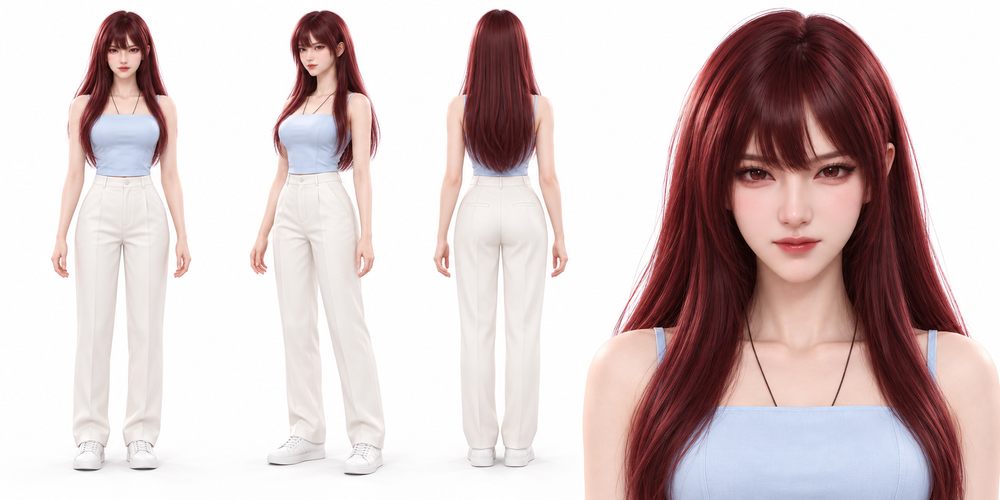
#> input picture 手机游戏/word-quest-game/art/characters/lian/female-turnaround.png, 1000 x 500 px, shrunk from 1774 x 887 before the run
$ python c13_evidence_gate.py ../../../word-quest-game/art/characters/lian
#> lines starting #> are read from the running program, lines starting #| are printed output that depends on the picture
#!/usr/bin/env python3
"""C13 证据像素门禁（Claude 2026-10-23）：亮度 25–200；字幕/单词元素前后截图差异面积 > 0.5%。
用法：python3 Tools/qa/c13_evidence_gate.py [evidence_dir]
退出码 0=通过。"""
import json
import sys
from pathlib import Path

import numpy as np
from PIL import Image

PAIRS = [("c13-subtitle-spawn.png", "c13-subtitle-next.png", "字幕生成/换句"),
         ("c13-word-before.png", "c13-word-gaze.png", "单词浮现")]


def stats(path):
    with Image.open(path) as src:
#> src is the input picture: PIL image 1000x500 RGB; mean R, G, B 212.1, 196.6, 196.5
        rgb = src.convert("RGB")
        size = rgb.size
#> size = (1000, 500)
    a = np.asarray(rgb, np.float32)
    luma = a[..., 0] * .2126 + a[..., 1] * .7152 + a[..., 2] * .0722
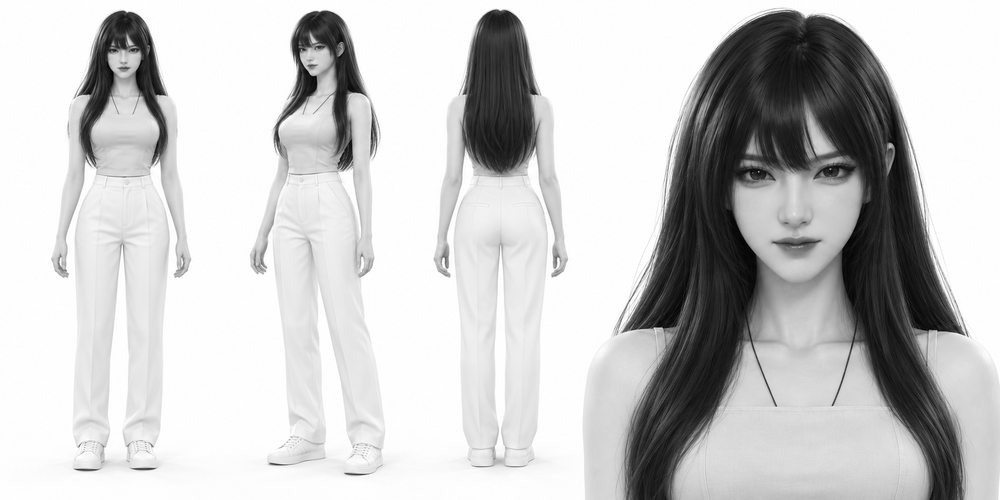
#> luma: shape (500, 1000) float32; min 0.638, max 255, mean 199.9
    return luma, size


def main():
    folder = Path(sys.argv[1] if len(sys.argv) > 1 else "Docs/qa/immersive")
    report = {"images": [], "pairs": [], "result": "PASS", "issues": []}
    for path in sorted(folder.glob("*.png")):
        luma, size = stats(path)
#> size = (1000, 500)
        mean = float(luma.mean())
#> mean = 199.9
        item = {"image": path.name, "size": list(size), "mean_luma": round(mean, 2)}
#> item = {'image': 'female-turnaround.png', 'size': [1000, 500], 'mean_luma': 199.9}
        if mean < 25 or mean > 200:
            item["issue"] = f"mean luma {mean:.2f} outside 25..200"
            report["issues"].append(item["image"] + ": " + item["issue"])
        report["images"].append(item)
#> pass 2 of the loop in main, `for path in sorted(folder.glob("*.png")):`:
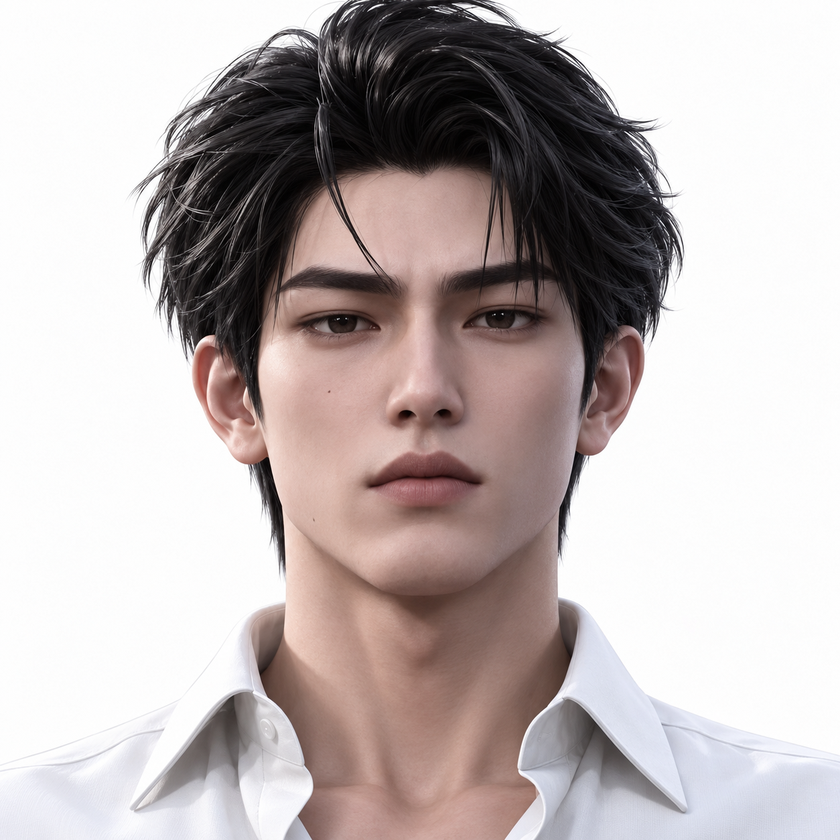
#> input picture 手机游戏/word-quest-game/art/characters/lian/lian1.png, 840 x 840 px, shrunk from 1254 x 1254 before the run
#> in stats, src is the input picture: PIL image 840x840 RGB; mean R, G, B 189.9, 180.7, 180
#> a: shape (840, 840, 3) float32
#> in stats (call 2), `luma = a[..., 0] * .2126 + a[..., 1] * .7152 + a[..., 2] * .0722`:
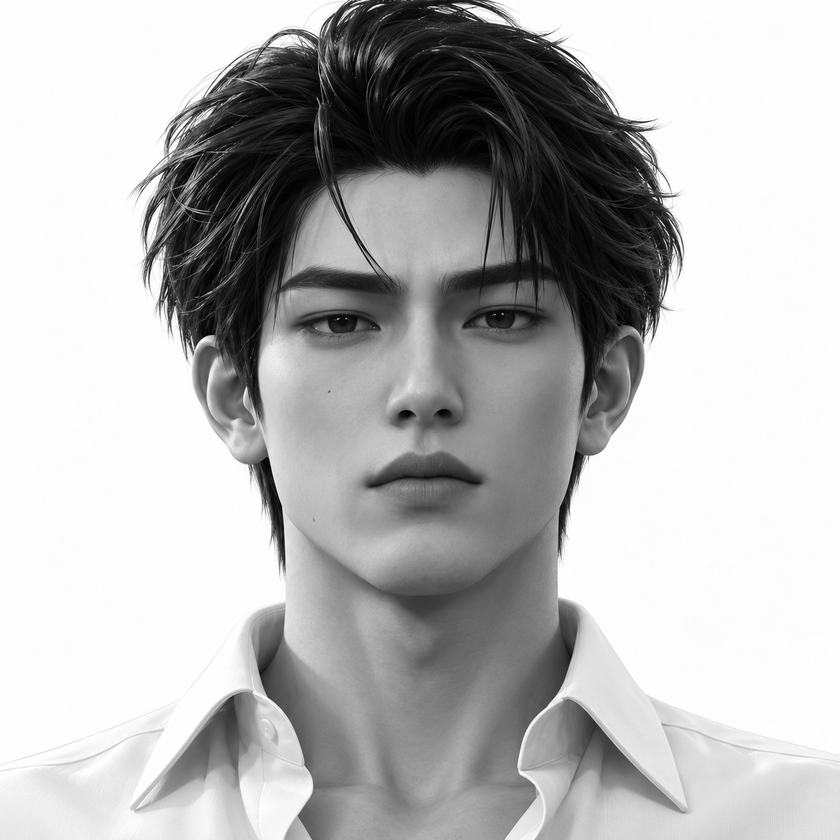
#> luma: shape (840, 840) float32; min 0, max 255, mean 182.6
#> in main, `luma, size = stats(path)`: size = (840, 840)
#> mean = 182.6
#> item = {'image': 'lian1.png', 'size': [840, 840], 'mean_luma': 182.6}
    for before_name, after_name, label in PAIRS:
        before, after = folder / before_name, folder / after_name
        if not (before.exists() and after.exists()):
            report["issues"].append(f"missing pair {before_name} / {after_name}")
            continue
        lb, _ = stats(before)
        la, _ = stats(after)
        if lb.shape != la.shape:
            report["issues"].append(f"pair size mismatch {before_name} vs {after_name}")
            continue
        diff = float((np.abs(la - lb) > 12).mean())
        item = {"pair": label, "before": before_name, "after": after_name,
                "diff_area": round(diff, 5), "min": 0.005}
        if diff < 0.005:
            item["issue"] = f"diff area {diff:.4%} < 0.5%"
            report["issues"].append(label + ": " + item["issue"])
        report["pairs"].append(item)
#> pass 2 of the loop in main, `for before_name, after_name, label in PAIRS:`:
    report["result"] = "FAIL" if report["issues"] else "PASS"
    (folder / "gate.json").write_text(json.dumps(report, ensure_ascii=False, indent=1), encoding="utf-8")
    print(json.dumps({"result": report["result"], "issues": report["issues"]}, ensure_ascii=False))
    return 0 if report["result"] == "PASS" else 1


if __name__ == "__main__":
#> (the run stopped early here; a loop or call above may not have finished)
